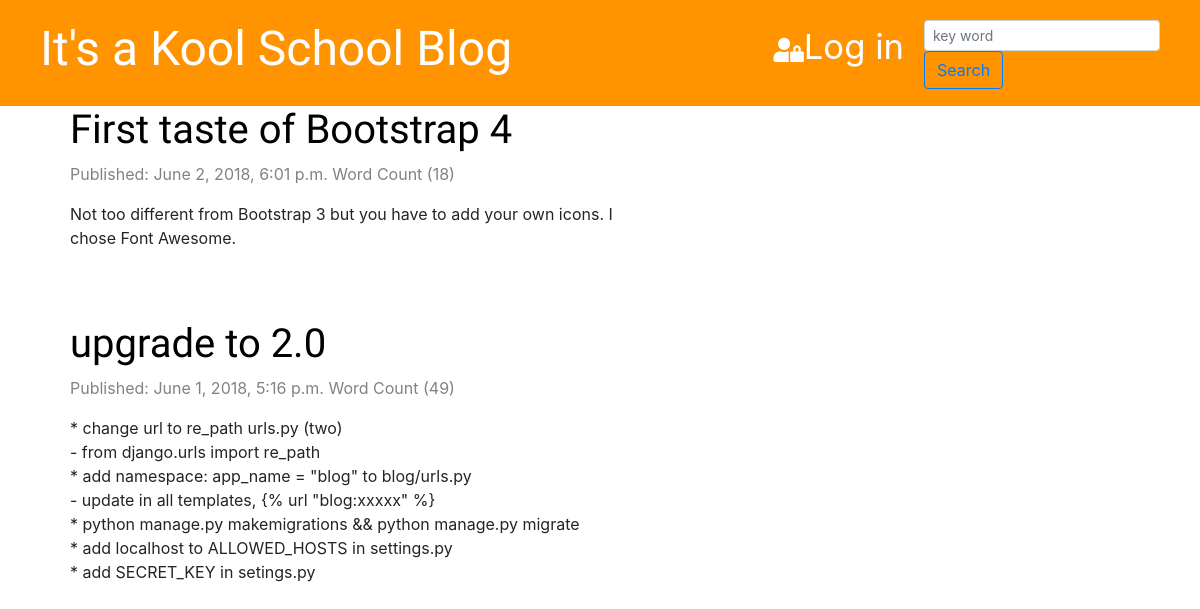
The page /blog/ on the database as committed earlier.
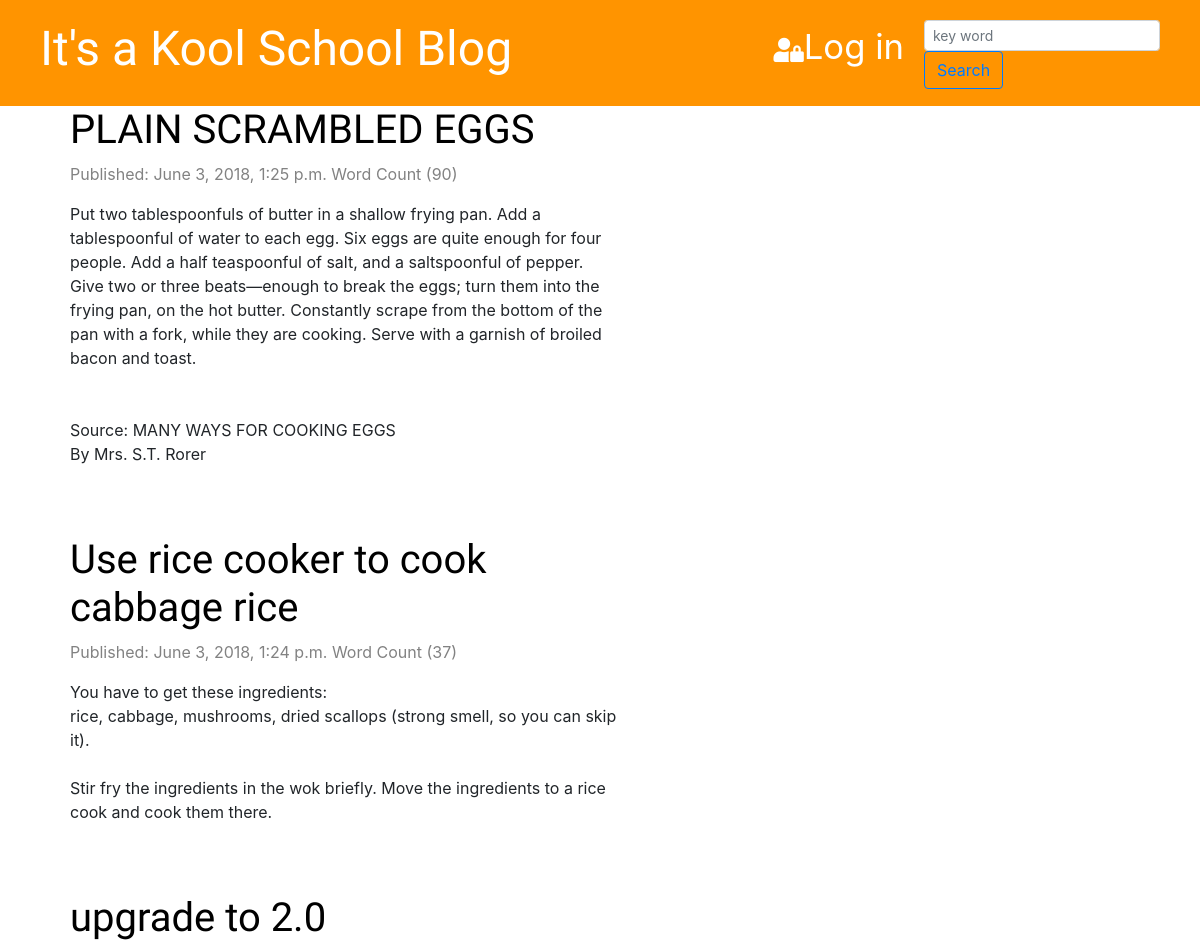
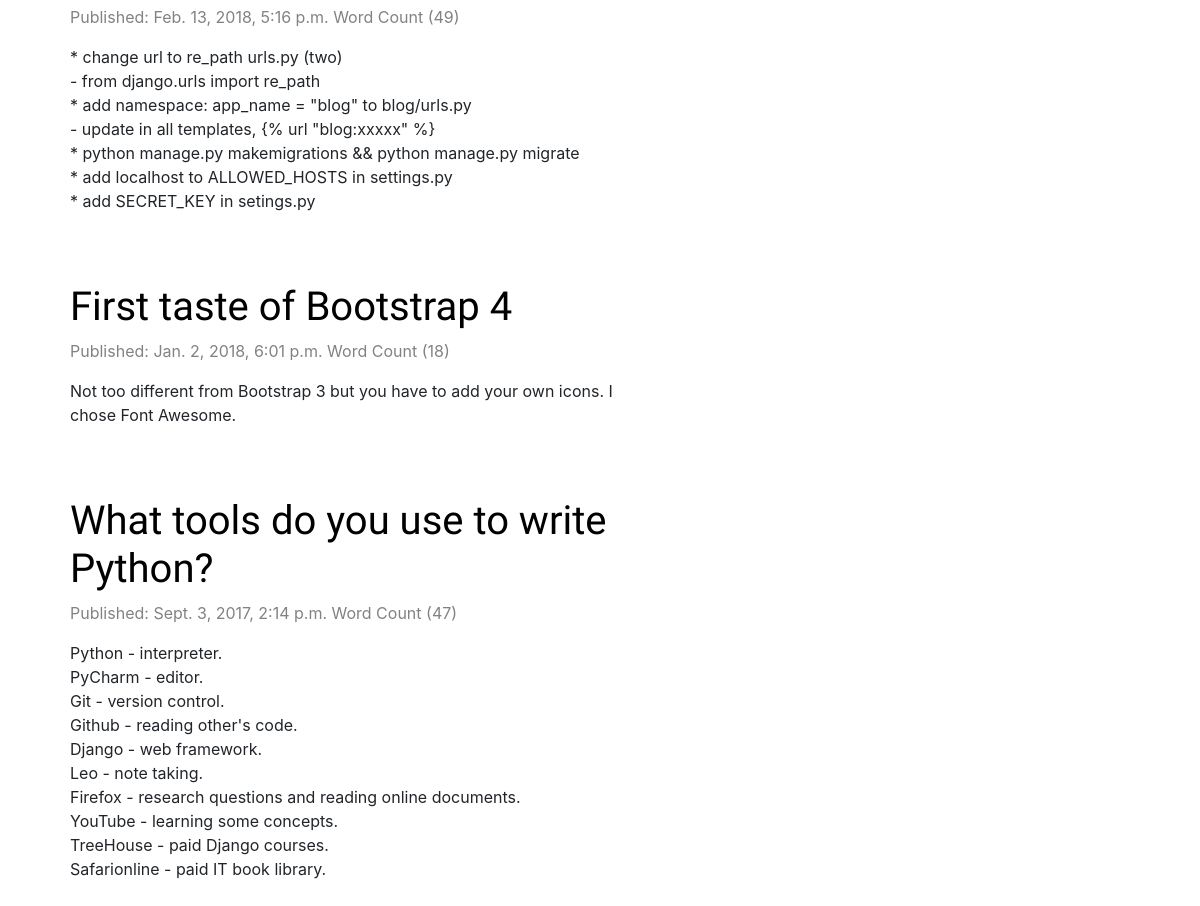
The same page on the database as committed later (2 pictures, top to bottom).
### blog/models.py (models this page shows, shortened)
class Post(models.Model):
    author = models.ForeignKey('auth.User', on_delete=models.CASCADE, null=True, blank=True)
    title = models.CharField(max_length=200)
    text = models.TextField()
    created_date = models.DateTimeField(auto_now_add=True)
    published_date = models.DateTimeField(blank=True, null=True)
    viewed = models.IntegerField(default=0, editable=0)

### blog/views.py (the view)
def post_list(request):
    posts = models.Post.objects.filter(published_date__lte=timezone.now()).order_by('-published_date')
    return render(request, 'blog/post_list.html', {'posts': posts})

### blog/templates/blog/post_list.html
{% extends 'blog/base.html' %}
{% block content %}
    {% for post in posts %}
        <div class="post">
            <h1><a href="{%  url 'blog:post_detail' pk=post.pk %}">{{ post.title }}</a></h1>
            <div class="date">
                <p>Published: {{ post.published_date }} Word Count ({{ post.text|wordcount }})</p>
            </div>
            <p>{{ post.text|linebreaksbr }}</p>
        </div>
    {% endfor %}
{% endblock %}

### blog/templates/blog/base.html (shortened to what this page needs)
{% load staticfiles %}
<html>
<head>
  <link rel="stylesheet" href="https://stackpath.bootstrapcdn.com/bootstrap/4.1.1/css/bootstrap.min.css"
>
  <link rel="stylesheet" href="{% static 'css/blog.css' %}">
  <link rel="stylesheet" href="https://use.fontawesome.com/releases/v5.0.13/css/all.css"
>
</head>
<body>
<div class="page-header">
  <form class="top-menu" class="form-inline" method="get" name="searchform" action="{% url 'blog:search' %}">
      <input class="form-control form-control-sm" type="text"
             name="term" placeholder="key word">
      <button type="submit" class="btn btn-outline-primary">Search</button>
  </form>
  {% if user.is_authenticated %}
    <a href="{% url 'blog:user_post' username=user.username %}" class="top-menu">
      <i class="far fa-address-card"></i></a>
    <a href="{% url 'blog:post_new' %}" class="top-menu"><i class="fas fa-plus"></i></a>
    <a href="{% url 'blog:post_draft_list' %}" class="top-menu"><i class="far fa-edit"></i></a>
    <p class="top-menu">Hello {{ user.username }}
      <small>(<a href="{% url 'logout' %}">Logout</a>)</small>
    </p>
  {% else %}
    <a href="{% url 'login' %}" class="top-menu"><i class="fas fa-user-lock"></i>Log in</a>
  {% endif %}
  <h1><a href="/blog/">It's a Kool School Blog</a></h1>
</div>
<div class="content container">
  <div class="row">
    <div class="col-md-8">
      {% block content %}
      {% endblock %}
    </div>
  </div>
</div>
</body>
</html>

### blog/static/css/blog.css (style rules this page uses)
.page-header { background-color: #ff9400; margin-top: 0; padding: 20px 20px 20px 40px; }
.page-header h1, .page-header h1 a, .page-header h1 a:visited, .page-header h1 a:active { color: #ffffff; font-size: 36pt; text-decoration: none; }
.content { margin-left: 40px; }
h1, h2, h3, h4 { font-family: 'Modak', cursive; }
.date { color: #828282; }
.top-menu, .top-menu:hover, .top-menu:visited { color: #ffffff; float: right; font-size: 26pt; margin-right: 20px; }
.post { margin-bottom: 70px; }
.post h1 a, .post h1 a:visited { color: #000000; }
a i { font-size: 0.7em; }

Rows that differ between the two databases and show on the page:
added Post: title "PLAIN SCRAMBLED EGGS", published_date "June 3, 2018, 1:25 p.m.", text "90", text "Put two tablespoonfuls of butter in a shallow frying pan. Add a tablespoonful of water to each egg. Six eggs are quite enough for four people. Add a half teaspoonful of salt, and a saltspoonful of pepper. Give two or three beats—enough to break the eggs; turn them into the frying pan, on the hot butter. Constantly scrape from the bottom of the pan with a fork, while they are cooking. Serve with a garnish of broiled bacon and toast. Source: MANY WAYS FOR COOKING EGGS By Mrs. S.T. Rorer"
now on this page (row edited): Post: title "Use rice cooker to cook cabbage rice", published_date "June 3, 2018, 1:24 p.m.", text "37", text "You have to get these ingredients: rice, cabbage, mushrooms, dried scallops (strong smell, so you can skip it). Stir fry the ingredients in the wok briefly. Move the ingredients to a rice cook and cook them there."
changed Post "upgrade to 2.0": published_date "June 1, 2018, 5:16 p.m." → "Feb. 13, 2018, 5:16 p.m."; moves up the list
changed Post "First taste of Bootstrap 4": published_date "June 2, 2018, 6:01 p.m." → "Jan. 2, 2018, 6:01 p.m."
added Post: title "What tools do you use to write Python?", published_date "Sept. 3, 2017, 2:14 p.m.", text "47", text "Python - interpreter. PyCharm - editor. Git - version control. Github - reading other's code. Django - web framework. Leo - note taking. Firefox - research questions and reading online documents. YouTube - learning some concepts. TreeHouse - paid Django courses. Safarionline - paid IT book library."
